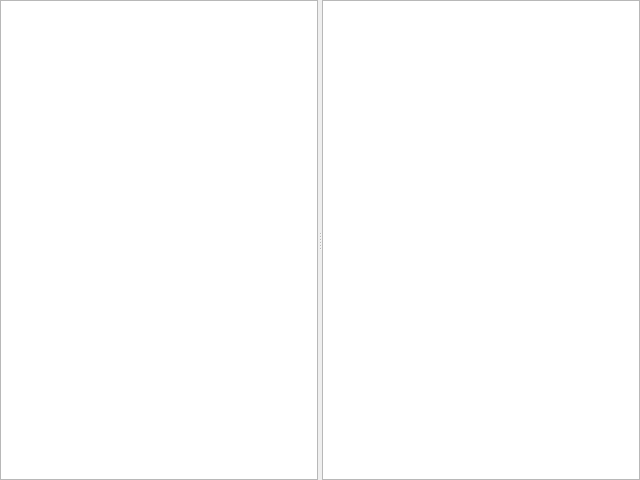
<?xml version="1.0" encoding="UTF-8"?>
<ui version="4.0">
 <class>SplitEditor</class>
 <widget class="QSplitter" name="SplitEditor">
  <property name="geometry">
   <rect>
    <x>0</x>
    <y>0</y>
    <width>640</width>
    <height>480</height>
   </rect>
  </property>
  <property name="windowTitle">
   <string>Split</string>
  </property>
  <property name="orientation">
   <enum>Qt::Orientation::Horizontal</enum>
  </property>
  <widget class="QListView" name="nav"/>
  <widget class="QPlainTextEdit" name="editor"/>
 </widget>
 <resources/>
 <connections/>
</ui>
